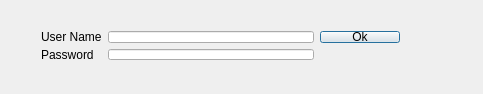
<?xml version="1.0" encoding="UTF-8"?>
<ui version="4.0">
 <class>QUserForm</class>
 <widget class="QDialog" name="QUserForm">
  <property name="geometry">
   <rect>
    <x>0</x>
    <y>0</y>
    <width>483</width>
    <height>94</height>
   </rect>
  </property>
  <property name="windowTitle">
   <string>Login</string>
  </property>
  <widget class="QWidget" name="layoutWidget">
   <property name="geometry">
    <rect>
     <x>30</x>
     <y>20</y>
     <width>381</width>
     <height>51</height>
    </rect>
   </property>
   <layout class="QGridLayout" name="gridLayout">
    <item row="0" column="0">
     <widget class="QLabel" name="label">
      <property name="text">
       <string>User Name</string>
      </property>
     </widget>
    </item>
    <item row="0" column="1">
     <widget class="QLineEdit" name="lineEdit"/>
    </item>
    <item row="1" column="0">
     <widget class="QLabel" name="label_2">
      <property name="text">
       <string>Password</string>
      </property>
     </widget>
    </item>
    <item row="1" column="1">
     <widget class="QLineEdit" name="lineEdit_2">
      <property name="echoMode">
       <enum>QLineEdit::Password</enum>
      </property>
     </widget>
    </item>
    <item row="0" column="2">
     <widget class="QPushButton" name="pushButton">
      <property name="text">
       <string>Ok</string>
      </property>
     </widget>
    </item>
   </layout>
  </widget>
 </widget>
 <layoutdefault spacing="6" margin="11"/>
 <resources/>
 <connections>
  <connection>
   <sender>pushButton</sender>
   <signal>clicked()</signal>
   <receiver>QUserForm</receiver>
   <slot>accept()</slot>
   <hints>
    <hint type="sourcelabel">
     <x>372</x>
     <y>29</y>
    </hint>
    <hint type="destinationlabel">
     <x>374</x>
     <y>63</y>
    </hint>
   </hints>
  </connection>
 </connections>
</ui>
